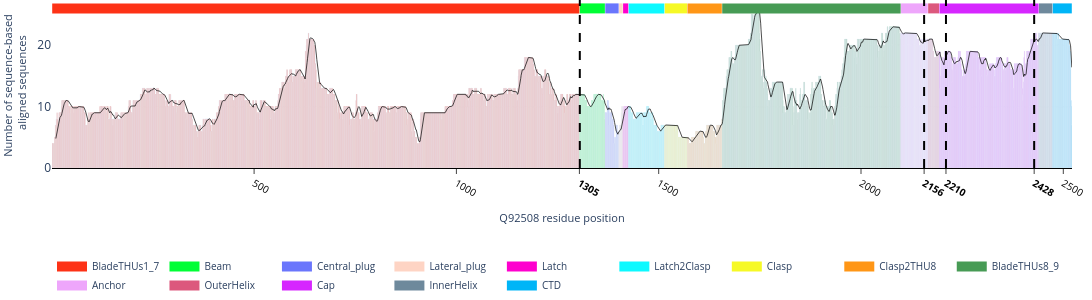

Source (notebook cell):
### Code cell
VIZ(mapping=blast_seq_mapping, windows=10, yname="Number of sequence-based <br> aligned sequences", xname="Q92508 residue position",svgname="./seq_bar.svg")

### Figure 1 — Plotly figure (JSON) as saved in the notebook; plotly's stock layout.template omitted (floating-point values rounded to 4 significant figures; data arrays with more than 128 entries replaced by an {"elided": "..."} marker saying what was removed)
{"data": [{"hovertemplate": "x=%{x}<br>y_arr=%{y}<extra></extra>", "legendgroup": "", "marker": {"color": "#FD3216", "pattern": {"shape": ""}}, "name": "", "orientation": "v", "showlegend": false, "textposition": "auto", "type": "bar", "x": {"elided": "1304 int values"}, "xaxis": "x", "y": {"elided": "1304 int values"}, "yaxis": "y"}, {"hovertemplate": "x=%{x}<br>y_arr=%{y}<extra></extra>", "legendgroup": "", "marker": {"color": "#00FE35", "pattern": {"shape": ""}}, "name": "", "orientation": "v", "showlegend": false, "textposition": "auto", "type": "bar", "x": [1305, 1306, 1307, 1308, 1309, 1310, 1311, 1312, 1313, 1314, 1315, 1316, 1317, 1318, 1319, 1320, 1321, 1322, 1323, 1324, 1325, 1326, 1327, 1328, 1329, 1330, 1331, 1332, 1333, 1334, 1335, 1336, 1337, 1338, 1339, 1340, 1341, 1342, 1343, 1344, 1345, 1346, 1347, 1348, 1349, 1350, 1351, 1352, 1353, 1354, 1355, 1356, 1357, 1358, 1359, 1360, 1361, 1362, 1363, 1364, 1365, 1366, 1367], "xaxis": "x", "y": [12, 12, 12, 12, 12, 12, 12, 12, 12, 12, 12, 12, 11, 11, 11, 11, 11, 10, 10, 10, 10, 10, 10, 10, 10, 10, 10, 10, 10, 11, 11, 11, 11, 11, 10, 12, 12, 12, 12, 12, 12, 12, 12, 12, 12, 12, 12, 12, 12, 12, 12, 12, 12, 11, 11, 11, 11, 11, 12, 11, 11, 9, 8], "yaxis": "y"}, {"hovertemplate": "x=%{x}<br>y_arr=%{y}<extra></extra>", "legendgroup": "", "marker": {"color": "#6A76FC", "pattern": {"shape": ""}}, "name": "", "orientation": "v", "showlegend": false, "textposition": "auto", "type": "bar", "x": [1368, 1369, 1370, 1371, 1372, 1373, 1374, 1375, 1376, 1377, 1378, 1379, 1380, 1381, 1382, 1383, 1384, 1385, 1386, 1387, 1388, 1389, 1390, 1391, 1392, 1393, 1394, 1395, 1396, 1397, 1398, 1399, 1400, 1401], "xaxis": "x", "y": [9, 9, 9, 9, 9, 11, 11, 11, 10, 10, 7, 9, 9, 9, 9, 9, 9, 8, 8, 8, 7, 7, 4, 5, 4, 5, 5, 7, 7, 7, 5, 6, 6, 6], "yaxis": "y"}, {"hovertemplate": "x=%{x}<br>y_arr=%{y}<extra></extra>", "legendgroup": "", "marker": {"color": "#FED4C4", "pattern": {"shape": ""}}, "name": "", "orientation": "v", "showlegend": false, "textposition": "auto", "type": "bar", "x": [1402, 1403, 1404, 1405, 1406, 1407, 1408, 1409, 1410, 1411], "xaxis": "x", "y": [6, 6, 7, 7, 7, 7, 9, 10, 10, 10], "yaxis": "y"}, {"hovertemplate": "x=%{x}<br>y_arr=%{y}<extra></extra>", "legendgroup": "", "marker": {"color": "#FE00CE", "pattern": {"shape": ""}}, "name": "", "orientation": "v", "showlegend": false, "textposition": "auto", "type": "bar", "x": [1412, 1413, 1414, 1415, 1416, 1417, 1418, 1419, 1420, 1421, 1422, 1423, 1424, 1425], "xaxis": "x", "y": [8, 8, 10, 10, 10, 10, 10, 10, 10, 10, 10, 10, 10, 10], "yaxis": "y"}, {"hovertemplate": "x=%{x}<br>y_arr=%{y}<extra></extra>", "legendgroup": "", "marker": {"color": "#0DF9FF", "pattern": {"shape": ""}}, "name": "", "orientation": "v", "showlegend": false, "textposition": "auto", "type": "bar", "x": [1426, 1427, 1428, 1429, 1430, 1431, 1432, 1433, 1434, 1435, 1436, 1437, 1438, 1439, 1440, 1441, 1442, 1443, 1444, 1445, 1446, 1447, 1448, 1449, 1450, 1451, 1452, 1453, 1454, 1455, 1456, 1457, 1458, 1459, 1460, 1461, 1462, 1463, 1464, 1465, 1466, 1467, 1468, 1469, 1470, 1471, 1472, 1473, 1474, 1475, 1476, 1477, 1478, 1479, 1480, 1481, 1482, 1483, 1484, 1485, 1486, 1487, 1488, 1489, 1490, 1491, 1492, 1493, 1494, 1495, 1496, 1497, 1498, 1499, 1500, 1501, 1502, 1503, 1504, 1505, 1506, 1507, 1508, 1509, 1510, 1511, 1512, 1513, 1514], "xaxis": "x", "y": [10, 10, 10, 10, 10, 9, 9, 9, 9, 9, 8, 8, 8, 8, 8, 8, 8, 8, 8, 9, 9, 9, 9, 9, 9, 9, 9, 9, 8, 9, 9, 9, 9, 9, 7, 7, 7, 9, 9, 9, 9, 9, 9, 9, 10, 10, 10, 10, 10, 10, 9, 9, 9, 9, 8, 8, 8, 9, 9, 9, 8, 7, 7, 7, 7, 7, 7, 7, 7, 7, 6, 6, 6, 6, 6, 6, 6, 6, 6, 6, 7, 7, 7, 7, 7, 7, 7, 7, 7], "yaxis": "y"}, {"hovertemplate": "x=%{x}<br>y_arr=%{y}<extra></extra>", "legendgroup": "", "marker": {"color": "#F6F926", "pattern": {"shape": ""}}, "name": "", "orientation": "v", "showlegend": false, "textposition": "auto", "type": "bar", "x": [1515, 1516, 1517, 1518, 1519, 1520, 1521, 1522, 1523, 1524, 1525, 1526, 1527, 1528, 1529, 1530, 1531, 1532, 1533, 1534, 1535, 1536, 1537, 1538, 1539, 1540, 1541, 1542, 1543, 1544, 1545, 1546, 1547, 1548, 1549, 1550, 1551, 1552, 1553, 1554, 1555, 1556, 1557, 1558, 1559, 1560, 1561, 1562, 1563, 1564, 1565, 1566, 1567, 1568, 1569, 1570], "xaxis": "x", "y": [7, 7, 7, 7, 7, 7, 7, 7, 7, 7, 7, 7, 7, 7, 7, 7, 7, 7, 7, 7, 7, 7, 7, 7, 7, 7, 6, 7, 7, 7, 7, 7, 7, 5, 5, 5, 5, 5, 5, 5, 5, 5, 5, 5, 5, 5, 5, 5, 5, 5, 5, 5, 5, 5, 5, 5], "yaxis": "y"}, {"hovertemplate": "x=%{x}<br>y_arr=%{y}<extra></extra>", "legendgroup": "", "marker": {"color": "#FF9616", "pattern": {"shape": ""}}, "name": "", "orientation": "v", "showlegend": false, "textposition": "auto", "type": "bar", "x": [1571, 1572, 1573, 1574, 1575, 1576, 1577, 1578, 1579, 1580, 1581, 1582, 1583, 1584, 1585, 1586, 1587, 1588, 1589, 1590, 1591, 1592, 1593, 1594, 1595, 1596, 1597, 1598, 1599, 1600, 1601, 1602, 1603, 1604, 1605, 1606, 1607, 1608, 1609, 1610, 1611, 1612, 1613, 1614, 1615, 1616, 1617, 1618, 1619, 1620, 1621, 1622, 1623, 1624, 1625, 1626, 1627, 1628, 1629, 1630, 1631, 1632, 1633, 1634, 1635, 1636, 1637, 1638, 1639, 1640, 1641, 1642, 1643, 1644, 1645, 1646, 1647, 1648, 1649, 1650, 1651, 1652, 1653, 1654, 1655, 1656], "xaxis": "x", "y": [5, 5, 5, 4, 4, 4, 4, 4, 4, 4, 5, 5, 5, 5, 5, 5, 5, 5, 5, 5, 5, 6, 6, 6, 6, 6, 6, 6, 6, 6, 6, 6, 6, 6, 6, 6, 6, 6, 6, 5, 4, 4, 4, 4, 5, 6, 6, 6, 7, 7, 7, 7, 7, 7, 7, 7, 7, 7, 7, 7, 7, 7, 7, 6, 6, 6, 6, 6, 5, 5, 5, 4, 5, 7, 7, 7, 7, 7, 7, 7, 7, 7, 7, 7, 7, 8], "yaxis": "y"}, {"hovertemplate": "x=%{x}<br>y_arr=%{y}<extra></extra>", "legendgroup": "", "marker": {"color": "#479B55", "pattern": {"shape": ""}}, "name": "", "orientation": "v", "showlegend": false, "textposition": "auto", "type": "bar", "x": {"elided": "442 int values"}, "xaxis": "x", "y": {"elided": "442 int values"}, "yaxis": "y"}, {"hovertemplate": "x=%{x}<br>y_arr=%{y}<extra></extra>", "legendgroup": "", "marker": {"color": "#EEA6FB", "pattern": {"shape": ""}}, "name": "", "orientation": "v", "showlegend": false, "textposition": "auto", "type": "bar", "x": [2099, 2100, 2101, 2102, 2103, 2104, 2105, 2106, 2107, 2108, 2109, 2110, 2111, 2112, 2113, 2114, 2115, 2116, 2117, 2118, 2119, 2120, 2121, 2122, 2123, 2124, 2125, 2126, 2127, 2128, 2129, 2130, 2131, 2132, 2133, 2134, 2135, 2136, 2137, 2138, 2139, 2140, 2141, 2142, 2143, 2144, 2145, 2146, 2147, 2148, 2149, 2150, 2151, 2152, 2153, 2154, 2155, 2156, 2157, 2158, 2159, 2160, 2161, 2162, 2163, 2164, 2165], "xaxis": "x", "y": [22, 22, 22, 22, 22, 22, 22, 22, 22, 22, 22, 22, 22, 22, 22, 22, 22, 22, 22, 22, 22, 22, 22, 22, 22, 22, 22, 22, 22, 22, 22, 22, 22, 22, 22, 22, 22, 22, 22, 21, 21, 21, 21, 21, 21, 20, 19, 20, 20, 21, 21, 21, 21, 20, 20, 21, 21, 21, 21, 21, 19, 21, 21, 21, 21, 21, 21], "yaxis": "y"}, {"hovertemplate": "x=%{x}<br>y_arr=%{y}<extra></extra>", "legendgroup": "", "marker": {"color": "#DC587D", "pattern": {"shape": ""}}, "name": "", "orientation": "v", "showlegend": false, "textposition": "auto", "type": "bar", "x": [2166, 2167, 2168, 2169, 2170, 2171, 2172, 2173, 2174, 2175, 2176, 2177, 2178, 2179, 2180, 2181, 2182, 2183, 2184, 2185, 2186, 2187, 2188, 2189, 2190, 2191, 2192, 2193], "xaxis": "x", "y": [21, 21, 21, 21, 21, 21, 21, 21, 21, 21, 21, 19, 19, 19, 18, 18, 18, 18, 18, 18, 18, 19, 19, 19, 19, 19, 19, 19], "yaxis": "y"}, {"hovertemplate": "x=%{x}<br>y_arr=%{y}<extra></extra>", "legendgroup": "", "marker": {"color": "#D626FF", "pattern": {"shape": ""}}, "name": "", "orientation": "v", "showlegend": false, "textposition": "auto", "type": "bar", "x": {"elided": "246 int values"}, "xaxis": "x", "y": {"elided": "246 int values"}, "yaxis": "y"}, {"hovertemplate": "x=%{x}<br>y_arr=%{y}<extra></extra>", "legendgroup": "", "marker": {"color": "#6E899C", "pattern": {"shape": ""}}, "name": "", "orientation": "v", "showlegend": false, "textposition": "auto", "type": "bar", "x": [2440, 2441, 2442, 2443, 2444, 2445, 2446, 2447, 2448, 2449, 2450, 2451, 2452, 2453, 2454, 2455, 2456, 2457, 2458, 2459, 2460, 2461, 2462, 2463, 2464, 2465, 2466, 2467, 2468, 2469, 2470, 2471, 2472, 2473], "xaxis": "x", "y": [22, 22, 22, 22, 22, 22, 22, 22, 22, 22, 22, 22, 22, 22, 22, 22, 22, 22, 22, 22, 22, 22, 22, 22, 22, 22, 22, 22, 22, 22, 22, 22, 22, 22], "yaxis": "y"}, {"hovertemplate": "x=%{x}<br>y_arr=%{y}<extra></extra>", "legendgroup": "", "marker": {"color": "#00B5F7", "pattern": {"shape": ""}}, "name": "", "orientation": "v", "showlegend": false, "textposition": "auto", "type": "bar", "x": [2474, 2475, 2476, 2477, 2478, 2479, 2480, 2481, 2482, 2483, 2484, 2485, 2486, 2487, 2488, 2489, 2490, 2491, 2492, 2493, 2494, 2495, 2496, 2497, 2498, 2499, 2500, 2501, 2502, 2503, 2504, 2505, 2506, 2507, 2508, 2509, 2510, 2511, 2512, 2513, 2514, 2515, 2516, 2517, 2518, 2519, 2520, 2521], "xaxis": "x", "y": [22, 22, 22, 22, 22, 22, 22, 22, 22, 22, 22, 21, 21, 22, 22, 21, 21, 21, 21, 21, 21, 21, 21, 21, 21, 21, 21, 21, 21, 21, 21, 21, 21, 21, 21, 21, 21, 21, 21, 21, 20, 20, 19, 19, 16, 11, 10, 7], "yaxis": "y"}, {"line": {"color": "black", "width": 0.7}, "mode": "lines", "name": "Smoothed Trend", "showlegend": false, "type": "scatter", "x": {"elided": "2512 int values"}, "y": {"elided": "2512 float values"}}, {"line": {"color": "#FD3216", "width": 10}, "mode": "lines", "name": "BladeTHUs1_7", "type": "scatter", "x": [1, 1304], "y": [26, 26]}, {"line": {"color": "#00FE35", "width": 10}, "mode": "lines", "name": "Beam", "type": "scatter", "x": [1305, 1367], "y": [26, 26]}, {"line": {"color": "#6A76FC", "width": 10}, "mode": "lines", "name": "Central_plug", "type": "scatter", "x": [1368, 1401], "y": [26, 26]}, {"line": {"color": "#FED4C4", "width": 10}, "mode": "lines", "name": "Lateral_plug", "type": "scatter", "x": [1402, 1411], "y": [26, 26]}, {"line": {"color": "#FE00CE", "width": 10}, "mode": "lines", "name": "Latch", "type": "scatter", "x": [1412, 1425], "y": [26, 26]}, {"line": {"color": "#0DF9FF", "width": 10}, "mode": "lines", "name": "Latch2Clasp", "type": "scatter", "x": [1426, 1514], "y": [26, 26]}, {"line": {"color": "#F6F926", "width": 10}, "mode": "lines", "name": "Clasp", "type": "scatter", "x": [1515, 1570], "y": [26, 26]}, {"line": {"color": "#FF9616", "width": 10}, "mode": "lines", "name": "Clasp2THU8", "type": "scatter", "x": [1571, 1656], "y": [26, 26]}, {"line": {"color": "#479B55", "width": 10}, "mode": "lines", "name": "BladeTHUs8_9", "type": "scatter", "x": [1657, 2098], "y": [26, 26]}, {"line": {"color": "#EEA6FB", "width": 10}, "mode": "lines", "name": "Anchor", "type": "scatter", "x": [2099, 2165], "y": [26, 26]}, {"line": {"color": "#DC587D", "width": 10}, "mode": "lines", "name": "OuterHelix", "type": "scatter", "x": [2166, 2193], "y": [26, 26]}, {"line": {"color": "#D626FF", "width": 10}, "mode": "lines", "name": "Cap", "type": "scatter", "x": [2194, 2439], "y": [26, 26]}, {"line": {"color": "#6E899C", "width": 10}, "mode": "lines", "name": "InnerHelix", "type": "scatter", "x": [2440, 2473], "y": [26, 26]}, {"line": {"color": "#00B5F7", "width": 10}, "mode": "lines", "name": "CTD", "type": "scatter", "x": [2474, 2521], "y": [26, 26]}], "layout": {"bargap": 0, "bargroupgap": 0, "barmode": "relative", "height": 300, "legend": {"font": {"size": 10}, "orientation": "h", "tracegroupgap": 0, "x": 0, "xanchor": "left", "y": -0.5, "yanchor": "top"}, "margin": {"b": 100, "l": 20, "r": 20, "t": 0}, "paper_bgcolor": "rgba(0, 0, 0, 0)", "plot_bgcolor": "rgba(0, 0, 0, 0)", "shapes": [{"line": {"color": "black", "dash": "dash", "width": 2}, "type": "line", "x0": 1305, "x1": 1305, "xref": "x", "y0": 0, "y1": 1, "yref": "y domain"}, {"line": {"color": "black", "dash": "dash", "width": 2}, "type": "line", "x0": 2156, "x1": 2156, "xref": "x", "y0": 0, "y1": 1, "yref": "y domain"}, {"line": {"color": "black", "dash": "dash", "width": 2}, "type": "line", "x0": 2210, "x1": 2210, "xref": "x", "y0": 0, "y1": 1, "yref": "y domain"}, {"line": {"color": "black", "dash": "dash", "width": 2}, "type": "line", "x0": 2428, "x1": 2428, "xref": "x", "y0": 0, "y1": 1, "yref": "y domain"}], "showlegend": true, "width": 1100, "xaxis": {"anchor": "y", "autorange": true, "domain": [0, 1], "linecolor": "black", "linewidth": 1, "range": [0.5, 2522.0], "showline": true, "tickfont": {"color": "black", "size": 10}, "tickmode": "array", "ticks": "outside", "ticktext": ["500", "1000", "<b>1305</b>", "1500", "2000", "<b>2156</b>", "<b>2210</b>", "<b>2428</b>", "2500"], "tickvals": [500, 1000, 1304, 1500, 2000, 2156, 2210, 2428, 2500], "title": {"font": {"size": 11}, "text": "Q92508 residue position"}, "type": "linear"}, "yaxis": {"anchor": "x", "autorange": true, "domain": [0, 1], "range": [0, 27.37], "title": {"font": {"size": 11}, "text": "Number of sequence-based <br> aligned sequences"}, "type": "linear"}}}
